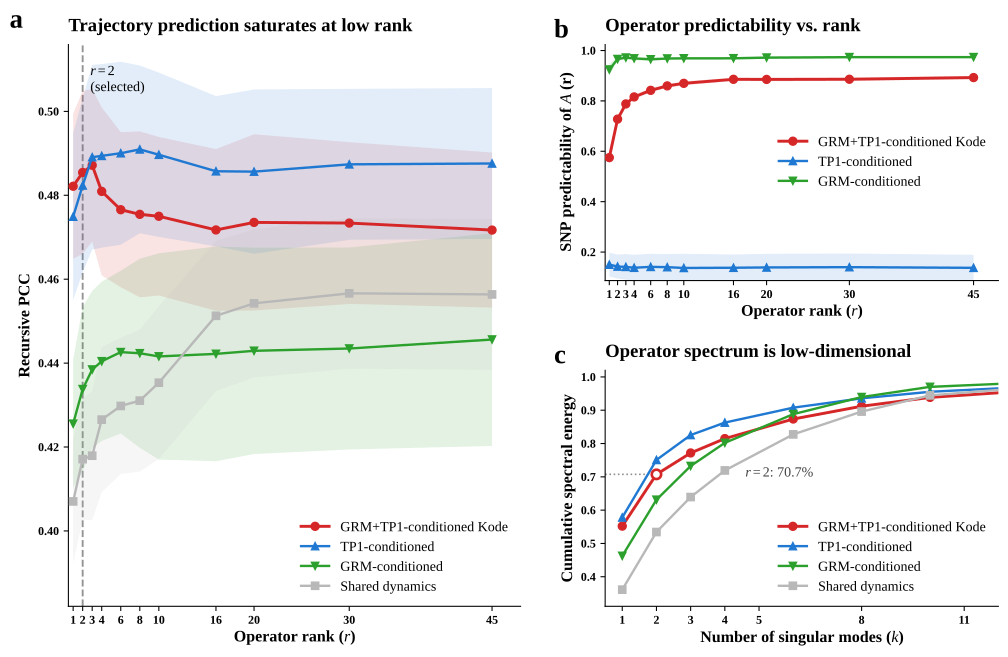

Recreate this plot in Python.
# -*- coding: utf-8 -*-
"""fig_rank_arab.py — 拟南芥 Fig.4 (rank 分析): **一个脚本出 a / b / c 三个面板**。

数据全部自动读取, 不再需要中间的 make_fig_rank_data.py / make_fig_rank_arab_data.py:
  panel a : outputs/reproduce/rank_sweep_arab_dg30/agg.csv   -> pcc_mean / pcc_std  (轨迹预测 PCC vs rank)
  panel b : 同上                                              -> ext_A_mean / ext_A_std (算子 A 的 SNP 可预测性 vs rank)
  panel c : 优先读同目录 fig_rank_arab_energy.csv (cond, k, energy);
              没有则从 outputs/reproduce/rank_sweep_arab_dg30/cache/f*_{cond}_r45_i*_ep1000.npz 现算:
              K_i = U_i V_i,  energy(k) = sum_{j<=k} s_j^2 / sum_j s_j^2,
              先对个体平均, 再对 fold x inner 平均 (与玉米 panel c 同一口径, 只是最大 rank 由 50 换成 45=P)

输出 (同目录):
  fig_rank_arab.svg        只出 SVG
  fig_rank_arab_data.csv   画图长表 (panel, dataset, series, x, mean, sd)  —— 便于复核

线名与图三 (cond ladder) 统一:
  full -> GRM+TP1-conditioned Kode | tp1 -> TP1-conditioned | grm -> GRM-conditioned | const -> Shared dynamics
"""
import os, glob, sys
import numpy as np
import pandas as pd
import matplotlib
matplotlib.use("Agg")
import matplotlib.pyplot as plt
from matplotlib.gridspec import GridSpec

HERE = os.path.dirname(os.path.abspath(__file__))
BASE = os.path.normpath(os.path.join(HERE, "..", "..", "..", ".."))
RUN  = os.path.join(BASE, "outputs", "reproduce", "rank_sweep_arab_dg30")
AGG  = os.path.join(RUN, "agg.csv")
CACHE= os.path.join(RUN, "cache")
OUT  = os.path.join(HERE, "fig_rank_arab.svg")
DATA = os.path.join(HERE, "fig_rank_arab_data.csv")
ENERG= os.path.join(HERE, "fig_rank_arab_energy.csv")   # panel c 现成谱能量 (没有才从 cache 现算)
DS   = "arab"
MAXR = 45                                  # 谱能量用最大 rank (=P=45) 的 cache
KS   = [1, 2, 3, 4, 6, 8, 10, 16, 20, 30, 45]   # 与 rank 网格一致
COND2SERIES = {"full": "full", "tp1only": "tp1", "grmonly": "grm", "const": "shared"}

plt.rcParams.update({
    "font.family": "serif", "font.serif": ["Times New Roman", "DejaVu Serif"],
    "font.size": 10.5, "axes.labelweight": "bold", "axes.titleweight": "bold",
    "mathtext.fontset": "custom", "mathtext.rm": "Times New Roman",
    "mathtext.it": "Times New Roman:italic", "mathtext.bf": "Times New Roman:bold",
    "savefig.dpi": 300, "figure.dpi": 110, "svg.fonttype": "none",
})

# 线名/线型 (与图三统一; 要改线就改这里)
SERIES_STYLE = {
    "full":   dict(color="#d62728", marker="o", ls="-", lw=2.2, ms=6.0, label="GRM+TP1-conditioned Kode"),
    "tp1":    dict(color="#1f78d1", marker="^", ls="-", lw=1.8, ms=5.5, label="TP1-conditioned"),
    "grm":    dict(color="#2ca02c", marker="v", ls="-", lw=1.8, ms=5.5, label="GRM-conditioned"),
    "shared": dict(color="#b8b8b8", marker="s", ls="-", lw=1.8, ms=5.5, label="Shared dynamics"),
}
ORDER = ["full", "tp1", "grm", "shared"]
EXCLUDE = {"b": {"shared"}}     # const/shared 的算子无方差 -> SNP 可预测性无定义


def cum_energy(K):
    """K: (N, P, P). 逐个体累积谱能量份额 -> (N, P)."""
    sv = np.linalg.svd(K, compute_uv=False)
    esq = sv ** 2
    return np.cumsum(esq, axis=1) / esq.sum(1)[:, None]


def add(rows, panel, series, x, mean, sd=np.nan):
    rows.append(dict(panel=panel, dataset=DS, series=series, x=int(x),
                     mean=float(mean), sd=float(sd) if sd is not None and np.isfinite(sd) else np.nan))


def build_data():
    if not os.path.isfile(AGG):
        raise SystemExit(f"缺少 {AGG}\n先跑 rank sweep:  python reproduce/arab/knode_rank_genetics_value_arab.py")
    agg = pd.read_csv(AGG)
    rows = []
    for _, r in agg.iterrows():
        s = COND2SERIES.get(r["cond"])
        if s is None:
            continue
        add(rows, "a", s, r["rank"], r["pcc_mean"], r.get("pcc_std"))
        add(rows, "b", s, r["rank"], r["ext_A_mean"], r.get("ext_A_std"))

    # ---- panel c: 优先读现成的 energy csv (本地画图用); 没有才从 max-rank cache 现算 (服务器上) ----
    if os.path.isfile(ENERG):
        en = pd.read_csv(ENERG)
        print(f"[panel c] 读现成 {ENERG} (rows={len(en)})")
    else:
        files = sorted(glob.glob(os.path.join(CACHE, f"f*_*_r{MAXR}_i*_ep*.npz")))
        if not files:
            raise SystemExit(f"既没有 {ENERG}, 也没有 r{MAXR} 的 cache: {CACHE}/f*_*_r{MAXR}_i*_ep*.npz\n"
                             f"先跑 rank sweep (RANKS 里含 {MAXR}), 或把服务器的 energy_maxrank.csv 拷来当 {os.path.basename(ENERG)}")
        print(f"[panel c] 没有 {os.path.basename(ENERG)}, 用 {len(files)} 个 r{MAXR} 的 npz 现算谱能量")
        recs = []
        for f in files:
            b = os.path.basename(f)
            # 文件名: f{fold}_{cond}_r{rank}_i{inner}_ep{epochs}.npz
            cond = b.split("_", 1)[1].split("_r")[0]
            z = np.load(f, allow_pickle=True)
            K = (z["U"] @ z["V"]).astype(np.float32)
            ce = cum_energy(K).mean(0)             # 对个体平均
            for k in KS:
                recs.append(dict(cond=cond, k=k, energy=float(ce[k - 1])))
        en = pd.DataFrame(recs).groupby(["cond", "k"], as_index=False)["energy"].mean()   # 对 fold x inner 平均
        en.to_csv(ENERG, index=False)
        print(f"[panel c] 现算并保存 -> {ENERG}")
    for _, r in en.iterrows():
        s = COND2SERIES.get(r["cond"])
        if s is not None:
            add(rows, "c", s, r["k"], r["energy"], None)

    d = pd.DataFrame(rows)
    d.to_csv(DATA, index=False)
    print(f"saved -> {DATA} | rows = {len(d)}")
    print(d.groupby(["panel", "series"]).size().to_string())
    return d


def get(d, panel, s):
    sub = d[(d.panel == panel) & (d.series == s)].sort_values("x")
    return sub["x"].values, sub["mean"].values, sub["sd"].values


def draw(ax, d, panel, with_band=True):
    handles = []
    excl = EXCLUDE.get(panel, set())
    for s in ORDER:
        if s in excl:
            continue
        x, y, sd = get(d, panel, s)
        if len(x) == 0 or not np.isfinite(y).any():
            continue
        st = SERIES_STYLE[s]
        if with_band and np.isfinite(sd).any():
            ax.fill_between(x, y - sd, y + sd, color=st["color"], alpha=0.13, lw=0, zorder=2)
        ln, = ax.plot(x, y, marker=st["marker"], ms=st["ms"], lw=st["lw"], ls=st["ls"],
                      color=st["color"], zorder=3)
        handles.append(ln)
    return handles


def main():
    d = build_data()
    fig = plt.figure(figsize=(12.5, 7.6))
    gs = GridSpec(2, 2, width_ratios=[1.15, 1.0], height_ratios=[1.0, 1.0], wspace=0.20, hspace=0.38)
    ax1 = fig.add_subplot(gs[:, 0]); ax2 = fig.add_subplot(gs[0, 1]); ax3 = fig.add_subplot(gs[1, 1])

    # ---- a ----
    h = draw(ax1, d, "a")
    ax1.axvline(2, ls="--", lw=1.4, color="gray", alpha=0.85, zorder=1)
    ax1.set_title("Trajectory prediction saturates at low rank", loc="left", fontsize=14,
                  fontweight="bold", pad=10)
    ax1.set_xlabel(r"Operator rank ($r$)", fontsize=12); ax1.set_ylabel("Recursive PCC", fontsize=12)
    xr = get(d, "a", "full")[0]
    ax1.set_xlim(0.5, float(xr.max()) + 3)
    vals = [v for s in ORDER if s not in EXCLUDE.get("a", set()) for v in get(d, "a", s)[1] if np.isfinite(v)]
    lo, hi = min(vals) - 0.025, max(vals) + 0.025
    ax1.set_ylim(lo, hi)
    ax1.text(2.8, hi - 0.005, r"$r=2$" + "\n(selected)", fontsize=10.5, va="top")
    ax1.set_xticks(xr)
    ax1.legend(handles=h, labels=[SERIES_STYLE[s]["label"] for s in ORDER
               if len(get(d, "a", s)[0])], frameon=False, fontsize=10.5, loc="lower right")

    # ---- b ----
    h = draw(ax2, d, "b")
    ax2.set_title("Operator predictability vs. rank", loc="left", fontsize=14, fontweight="bold", pad=10)
    ax2.set_xlabel(r"Operator rank ($r$)", fontsize=12)
    ax2.set_ylabel(r"SNP predictability of $A$ (r)", fontsize=12)
    ax2.set_xlim(0.5, float(xr.max()) + 3)
    bvals = [v for s in ORDER if s not in EXCLUDE.get("b", set()) for v in get(d, "b", s)[1] if np.isfinite(v)]
    ax2.set_ylim(min(bvals) - 0.05, max(bvals) + 0.05)
    ax2.set_xticks(xr)
    ax2.legend(handles=h, labels=[SERIES_STYLE[s]["label"] for s in ORDER
               if s not in EXCLUDE.get("b", set()) and len(get(d, "b", s)[0])],
               frameon=False, fontsize=10.5, loc="center right")

    # ---- c ----
    h = draw(ax3, d, "c", with_band=False)
    # ---- rank=2 时 full 算子所占的谱能量份额 (不再标 90% 线: 想说明的是 r=2 已占很大份额) ----
    _xf, _yf, _ = get(d, "c", "full")
    _k2 = int(np.where(_xf == 2)[0][0])
    _y2 = float(_yf[_k2])
    ax3.hlines(_y2, 0.5, 2, ls=":", lw=1.2, color="0.55", zorder=1)
    ax3.plot([2], [_y2], marker="o", ms=7, mfc="white",
             mec=SERIES_STYLE["full"]["color"], mew=2.0, zorder=5)
    # 2026-09-22: 原来放在 x=2.5 会压在 k=2~4 的曲线交叠区上, 右移到曲线下方的空白楔形区
    ax3.text(4.6, _y2, r"$r=2$: %.1f%%" % (100 * _y2), fontsize=10.5, va="center", color="0.25")
    ax3.set_title("Operator spectrum is low-dimensional", loc="left", fontsize=14,
                  fontweight="bold", pad=10)
    ax3.set_xlabel(r"Number of singular modes ($k$)", fontsize=12)
    ax3.set_ylabel("Cumulative spectral energy", fontsize=12)
    # y 轴自适应: 按 x 显示范围内的所有点定下限, 避免低 k 的点被裁掉
    _vals = []
    for _s in ORDER:
        _xs, _ys, _sd = get(d, "c", _s)
        _vals += [float(_v) for _xx, _v in zip(_xs, _ys) if _xx <= 12 and np.isfinite(_v)]
    ax3.set_xlim(0.5, 12); ax3.set_ylim(min(_vals) - 0.05, 1.02)
    ax3.set_xticks([1, 2, 3, 4, 5, 8, 11])
    ax3.legend(handles=h, labels=[SERIES_STYLE[s]["label"] for s in ORDER
               if len(get(d, "c", s)[0])], frameon=False, fontsize=10.5, loc="lower right")

    for ax, lab in [(ax1, "a"), (ax2, "b"), (ax3, "c")]:
        ax.spines["top"].set_visible(False); ax.spines["right"].set_visible(False)
        ax.tick_params(axis="both", labelsize=9)
        for t in ax.get_xticklabels() + ax.get_yticklabels():
            t.set_fontweight("bold")
        ax.text(-0.13, 1.03, lab, transform=ax.transAxes, fontsize=20, fontweight="bold")

    fig.tight_layout()
    for ext in ("svg",):        # 只出 SVG
        out = os.path.join(HERE, f"fig_rank_arab.{ext}")
        fig.savefig(out, bbox_inches="tight")
        print("saved ->", out)
    plt.close(fig)


if __name__ == "__main__":
    print("run dir ->", RUN)
    main()
